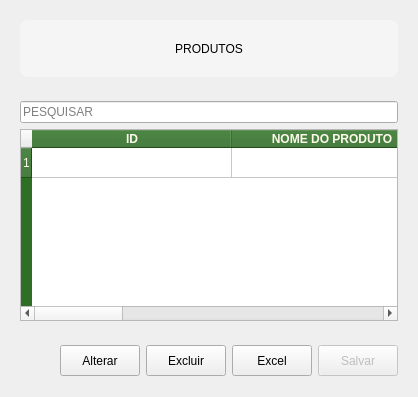
            <widget class="QWidget" name="consulta_produto">
             <layout class="QVBoxLayout" name="verticalLayout_18">
              <item>
               <widget class="QWidget" name="widget_48" native="true">
                <property name="minimumSize">
                 <size>
                  <width>0</width>
                  <height>75</height>
                 </size>
                </property>
                <property name="maximumSize">
                 <size>
                  <width>16777215</width>
                  <height>75</height>
                 </size>
                </property>
                <property name="layoutDirection">
                 <enum>Qt::LayoutDirection::LeftToRight</enum>
                </property>
                <property name="styleSheet">
                 <string notr="true">QFrame {
    background-color: #F5F5F5;
    border-radius: 8px;
}</string>
                </property>
                <layout class="QGridLayout" name="gridLayout_15">
                 <item row="0" column="0">
                  <widget class="QLabel" name="label_16">
                   <property name="text">
                    <string>PRODUTOS</string>
                   </property>
                   <property name="alignment">
                    <set>Qt::AlignmentFlag::AlignCenter</set>
                   </property>
                  </widget>
                 </item>
                </layout>
               </widget>
              </item>
              <item>
               <widget class="QWidget" name="widget_49" native="true">
                <property name="minimumSize">
                 <size>
                  <width>0</width>
                  <height>0</height>
                 </size>
                </property>
                <property name="maximumSize">
                 <size>
                  <width>16777215</width>
                  <height>16777215</height>
                 </size>
                </property>
                <layout class="QVBoxLayout" name="verticalLayout_37">
                 <item>
                  <widget class="QSplitter" name="splitter_3">
                   <property name="orientation">
                    <enum>Qt::Orientation::Horizontal</enum>
                   </property>
                   <widget class="QLineEdit" name="txt_pesquisar_tb_produto">
                    <property name="minimumSize">
                     <size>
                      <width>200</width>
                      <height>0</height>
                     </size>
                    </property>
                    <property name="maximumSize">
                     <size>
                      <width>400</width>
                      <height>16777215</height>
                     </size>
                    </property>
                    <property name="placeholderText">
                     <string>PESQUISAR</string>
                    </property>
                   </widget>
                  </widget>
                 </item>
                 <item>
                  <widget class="QTableWidget" name="tb_produtos">
                   <property name="styleSheet">
                    <string notr="true">QHeaderView{
	
	color: #fdfaec;
	background-color: #2E6E25;
}</string>
                   </property>
                   <property name="editTriggers">
                    <set>QAbstractItemView::EditTrigger::NoEditTriggers</set>
                   </property>
                   <property name="selectionBehavior">
                    <enum>QAbstractItemView::SelectionBehavior::SelectRows</enum>
                   </property>
                   <property name="sortingEnabled">
                    <bool>true</bool>
                   </property>
                   <property name="rowCount">
                    <number>1</number>
                   </property>
                   <property name="columnCount">
                    <number>4</number>
                   </property>
                   <attribute name="horizontalHeaderCascadingSectionResizes">
                    <bool>true</bool>
                   </attribute>
                   <attribute name="horizontalHeaderDefaultSectionSize">
                    <number>200</number>
                   </attribute>
                   <attribute name="horizontalHeaderStretchLastSection">
                    <bool>true</bool>
                   </attribute>
                   <row/>
                   <column>
                    <property name="text">
                     <string>ID</string>
                    </property>
                    <property name="font">
                     <font>
                      <bold>true</bold>
                     </font>
                    </property>
                   </column>
                   <column>
                    <property name="text">
                     <string>NOME DO PRODUTO</string>
                    </property>
                    <property name="font">
                     <font>
                      <bold>true</bold>
                     </font>
                    </property>
                   </column>
                   <column>
                    <property name="text">
                     <string>TIPO</string>
                    </property>
                    <property name="font">
                     <font>
                      <bold>true</bold>
                     </font>
                    </property>
                   </column>
                   <column>
                    <property name="text">
                     <string>VALOR DE VENDA</string>
                    </property>
                    <property name="font">
                     <font>
                      <bold>true</bold>
                     </font>
                    </property>
                   </column>
                  </widget>
                 </item>
                </layout>
               </widget>
              </item>
              <item>
               <widget class="QWidget" name="widget_50" native="true">
                <property name="minimumSize">
                 <size>
                  <width>0</width>
                  <height>50</height>
                 </size>
                </property>
                <property name="maximumSize">
                 <size>
                  <width>16777215</width>
                  <height>50</height>
                 </size>
                </property>
                <property name="layoutDirection">
                 <enum>Qt::LayoutDirection::RightToLeft</enum>
                </property>
                <layout class="QHBoxLayout" name="horizontalLayout_8">
                 <item>
                  <widget class="QPushButton" name="btn_salvar_tb_produto">
                   <property name="enabled">
                    <bool>false</bool>
                   </property>
                   <property name="minimumSize">
                    <size>
                     <width>80</width>
                     <height>31</height>
                    </size>
                   </property>
                   <property name="maximumSize">
                    <size>
                     <width>80</width>
                     <height>31</height>
                    </size>
                   </property>
                   <property name="text">
                    <string>Salvar</string>
                   </property>
                  </widget>
                 </item>
                 <item>
                  <widget class="QPushButton" name="btn_excel_tb_produto">
                   <property name="minimumSize">
                    <size>
                     <width>80</width>
                     <height>31</height>
                    </size>
                   </property>
                   <property name="text">
                    <string>Excel</string>
                   </property>
                  </widget>
                 </item>
                 <item>
                  <widget class="QPushButton" name="btn_excluir_tb_produto">
                   <property name="minimumSize">
                    <size>
                     <width>80</width>
                     <height>31</height>
                    </size>
                   </property>
                   <property name="text">
                    <string>Excluir</string>
                   </property>
                  </widget>
                 </item>
                 <item>
                  <widget class="QPushButton" name="btn_alterar_tb_produto">
                   <property name="minimumSize">
                    <size>
                     <width>80</width>
                     <height>31</height>
                    </size>
                   </property>
                   <property name="text">
                    <string>Alterar</string>
                   </property>
                  </widget>
                 </item>
                 <item>
                  <spacer name="horizontalSpacer_6">
                   <property name="orientation">
                    <enum>Qt::Orientation::Horizontal</enum>
                   </property>
                   <property name="sizeHint" stdset="0">
                    <size>
                     <width>40</width>
                     <height>20</height>
                    </size>
                   </property>
                  </spacer>
                 </item>
                </layout>
               </widget>
              </item>
             </layout>
            </widget>
